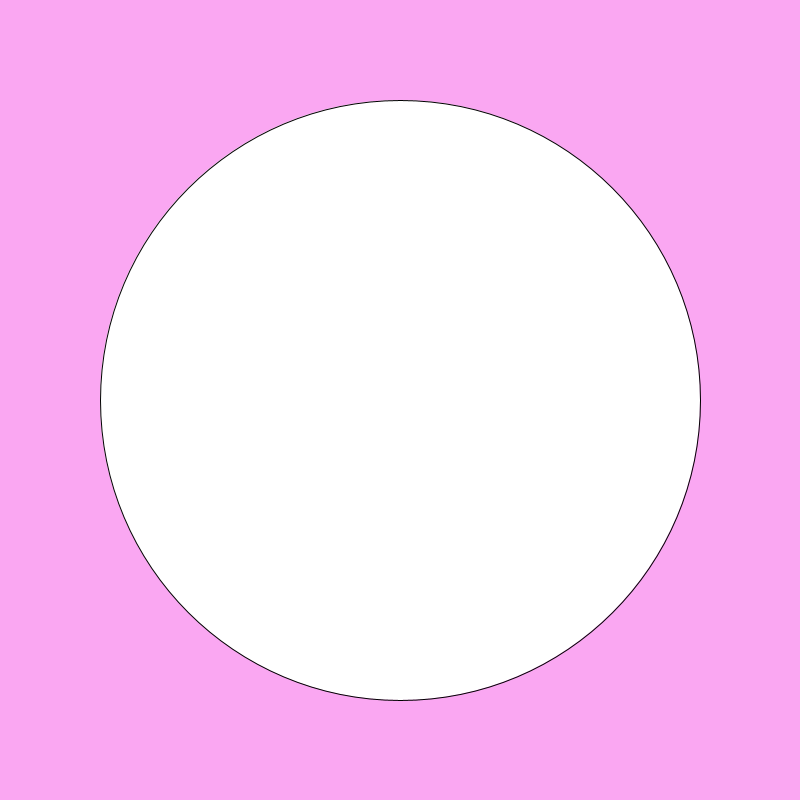
Frame 1 (no input)
Frame 60 (the mouse pressed at the canvas centre just before this capture): identical to frame 1, image omitted
Frame 120 (the mouse held since frame 60 and released just before this capture): identical to frame 1, image omitted

The Processing sketch that drew this single still picture (run headless with seeded random() and noise(); from frame 60 on, the mouse is pressed at the canvas centre):

// Processing sketch: Slippery_Dot
// ── Slippery_Dot.pde
// create three integer variables to  
    //    represent the x, y, and the size of the ellipse
    int Xvalue = 400;
    int Yvalue = 400;
    int Size = 600;
    
    void setup() {
      //set the size of your sketch
    size(800,800);
    }
    
    void draw() {
      //set the background color of your sketch
      background(#FAA7F2);
      //draw an ellipse. Make sure it fits in the window.
      ellipse(Xvalue,Yvalue,Size,Size);
      //use the variables created in step 4 in place of the numbers
      //   in your ellipse
    
    }
    
    void mousePressed() {
      //6a. create an integer variable called distance
      int distance;
      //6b. use the getDistance method to initialize your varible
      //(on this one)
      //    use the mouse's x and y and the x and y of your ellipse 
     
      //print the distance variable
    
      
      //8a. make an if statement to check if the distance variable
      //   is within the size of the ellipse
      
        //8b.  set the x and y of the ellipse to a random location on the window
       
      
    }
    
    int getDistance(int x1, int y1, int x2, int y2) {
      return (int)Math.sqrt(Math.pow((x1-x2),2) + Math.pow((y1-y2),2));
    }
